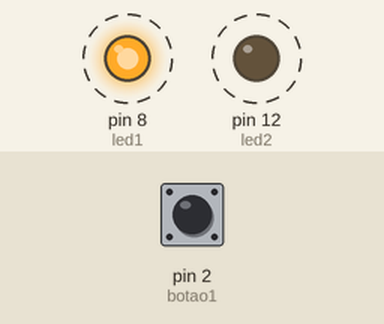
This sketch was run on a simulated Arduino Uno, built with avr-gcc and run on an emulated ATmega328P. On the bench: output pins drawn as LEDs (lit = HIGH). Dashed ring = blinking. Inputs (shaded band) come from the test bench; at power-on: pin 2 (botao1) LOW.

Above: at 1.25 s.
1.3 s: pin 2 (botao1) pulled HIGH for 3.2 s
At 2.7 s:
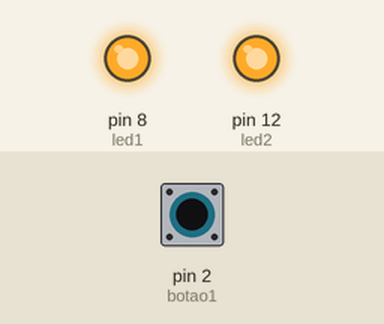
At 4.65 s:
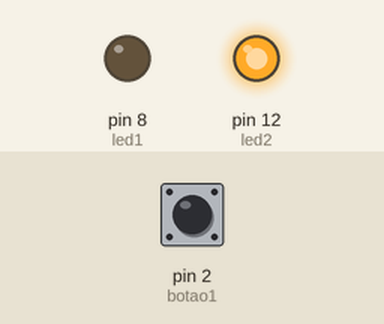
Timing chart, 0 to 12.1 s (numbered marks = the images above; inputs shaded):
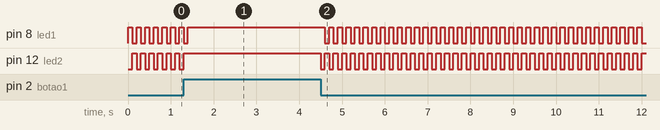

Measured:
- by itself, pin 12 (led2): repeats every 0.20 s: LOW 0.10 s, HIGH 0.10 s

The sketch:

sirene-com-botao.ino
```cpp
#define led1 8
#define led2 12
#define botao1 2


void setup() {
  pinMode(led1, OUTPUT);
  pinMode(led2, OUTPUT);
  pinMode(botao1, INPUT);
}

void loop() {
  //(digitalRead(botao1 == 0))
  // bool estado = digitalRead(botao1) -> forma maior(não tao direta)
  bool botao = digitalRead(botao1);
  if (botao == 1) {
    digitalWrite(led1, HIGH);
    digitalWrite(led2, HIGH);
  } else {
    digitalWrite(led1, HIGH);
    digitalWrite(led2, LOW);
    delay(100);
    digitalWrite(led1, LOW);
    digitalWrite(led2, HIGH);
    delay(100);
  }
}
```
